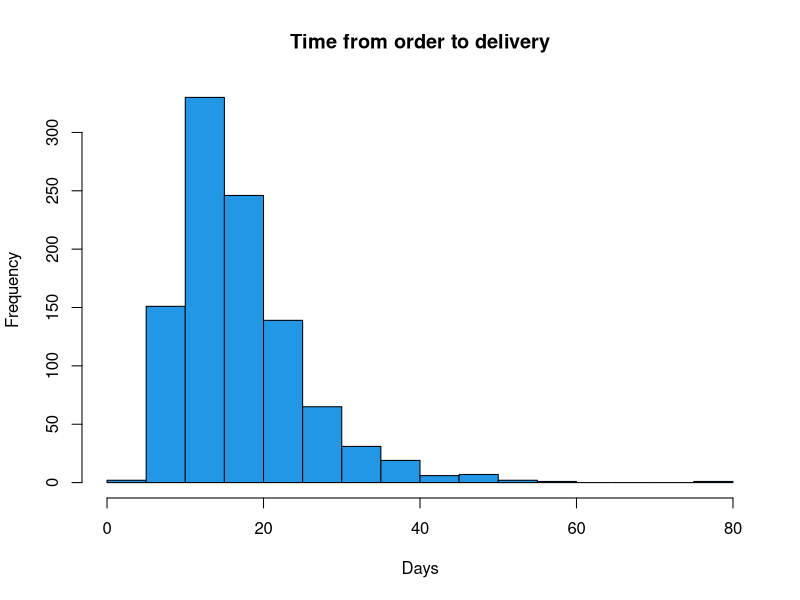

Here is the R script that generated this plot:
## ---- chunk 1
knitr::opts_chunk$set(echo = T, warning = F)
#setwd("/home/ajo/gitRepos/stat4BusMan/Assignment2")
## ---- chunk 2
N=1000
# time from customer ordering to phone being ready for shipment
t_to_ship = rexp(N,1/7) + rnorm(N,7,2)

#more shipment two companies are used. maybe there's a difference
t_ship_comp1 = rexp(N/2,1/2) + rnorm(N/2,0.5,0.2)
t_ship_comp2 = rexp(N/2,1/2.5) + rnorm(N/2,0.5,0.01)

total_time = t_to_ship + c(t_ship_comp1,t_ship_comp2) # company1 shipped the 1st half of phones, comp2 the 2nd

hist(total_time,main="Time from order to delivery", xlab="Days", col=4)
## ---- chunk 3
wilcox.test(t_ship_comp1,t_ship_comp2)
median(t_ship_comp1) < median(t_ship_comp2)
## ---- chunk 4
# first simulate latent quality variables
q_gorilla = rnorm(N,0.8,0.2)
q_special = rnorm(N,0.85,0.1)
q_simple  = rnorm(N,0.77,0.3)


q_touch1 = rnorm(0.9,0.11)
q_touch2 = rnorm(0.8,0.25)

for (v in c(q_gorilla,q_special,q_simple, q_touch1, q_touch2)){
  if (v < 0) v=0
  if (v>1) v=1
}

#init
phones_working = vector('numeric',6) 
M = 150 #each of the 6 cells gets 150 datapoints

for (i in 1:6){
  phones_working = sum( rbinom(M,1,q_touch1[1:M]) * rbinom(M,1,q_gorilla[1:M]))
}

## produces NaNs bc for loop wasn't executed as intented
#
## ---- chunk 5
# maybe easier way to produce the data
pw_11 = rbinom(M,1,0.99)
pw_12 = rbinom(M,1,0.98)
pw_21 = rbinom(M,1,0.95)
pw_22 = rbinom(M,1,0.96)
pw_31 = rbinom(M,1,0.92)
pw_32 = rbinom(M,1,0.93)
